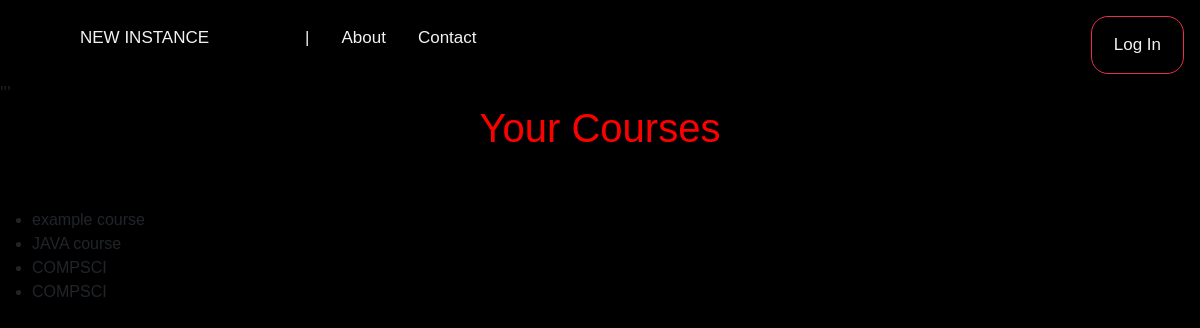
Before: /view_courses/ with the older database file.
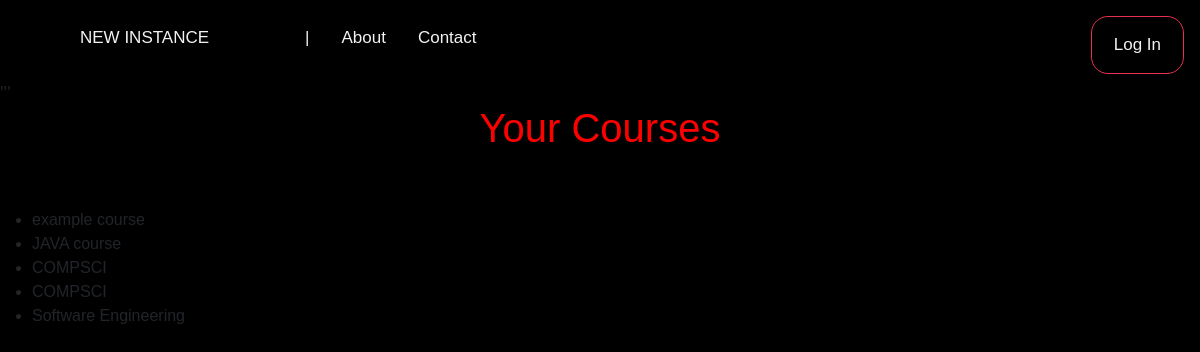
After: the same page with the newer database file.
### peerAssessmentApp/models.py (models this page shows)
class Course(models.Model):
    course = models.CharField(max_length = 40, null = True)
    course_id = models.CharField(max_length = 10, primary_key = True)
    year = models.CharField(max_length = 4, null = True)
    semester = models.CharField(max_length = 1, null = True)
    def __str__(self):
        return str(self.course)

### peerAssessmentApp/views.py (the view)
# urls.py: path('view_courses/', views.view_courses, name= 'view_courses'),
def view_courses(request):
    course_list = Course.objects.all()
    return render(request,'view_courses.html', {'course_list': course_list})

### peerAssessmentApp/templates/view_courses.html (shortened to what this page needs)
{% extends 'base.html' %}
{% load crispy_forms_tags %}
{% block content %}
'''
<head>
</head>
	<h1> Your Courses </h1>
	<br/> <br/>
    <ul>
        {% for course in course_list %}
        <li>{{course}}</li>
        {%endfor %}
    </ul>
	<br/> <br/>
{% endblock %}

### peerAssessmentApp/templates/base.html (shortened to what this page needs)
<!DOCTYPE html>
<html lang="en">
<head>
    <link href="https://cdn.jsdelivr.net/npm/bootstrap@5.1.3/dist/css/bootstrap.min.css" rel="stylesheet">
    <link rel="stylesheet" href="https://cdnjs.cloudflare.com/ajax/libs/font-awesome/4.7.0/css/font-awesome.min.css">
</head>
<body>
    <section id = navbar>
        <div class="navlist" id="mynav">
            <ul>
                <div class="logo"><a href="/home">NEW INSTANCE</div>
                <li><a>|</a></li>
                <li><a href="/about">About</a></li>
                <li><a href="/contact">Contact</a></li>
            </ul>
            <button class="navigator"><a href="/student_or_professor">Log In</a></button>
        </div>
    </section>
{% block content %}
{% endblock %}
</body>
</html>

### peerAssessmentApp/templates/base.html (style rules this page uses)
* { box-sizing: border-box; font-family: Arial, Helvetica, sans-serif; }
body { background-color: black; }
#navbar { width: 100%; height: 10vh; background-color: black; padding-top: 0.7em; padding-left: 2em; }
.navlist { width: 100; overflow: hidden; display: inline-flex; }
.navlist ul { display: inline-flex; list-style: none; color: #f2f2f2; text-decoration: none; font-size: 17px; }
.navlist ul li { list-style: none; }
.logo { position: relative; }
.navigator { position: absolute; top: 0; right: 0; margin-top: 1em; margin-right: 1em; border-radius: 17px; background-color: transparent; border: solid 1px rgb(230, 48, 78); color: #f2f2f2; text-align: center; text-decoration: none; font-size: 16px; }

### peerAssessmentApp/templates/view_courses.html (style rules this page uses)
* { box-sizing: border-box; font-family: Arial, Helvetica, sans-serif; }
#navbar { width: 100%; height: 10vh; background-color: black; padding-top: 0.7em; padding-left: 2em; }
.navlist { width: 100; overflow: hidden; }
.navlist a { float: left; display: block; color: #f2f2f2; text-align: center; padding: 14px 16px; text-decoration: none; font-size: 17px; }
.logo { position: relative; }
h1 { color:red; text-align: center; text-shadow: 2ex; }

Changed rows visible on the page:
added Course: course "Software Engineering"
